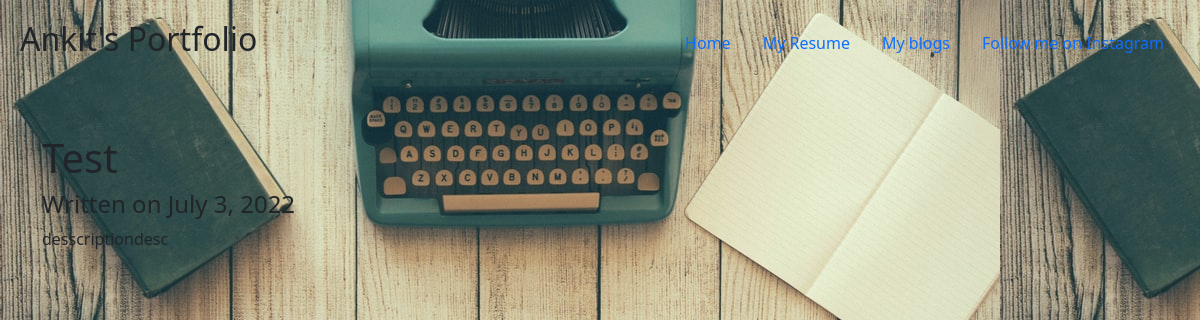
Page /blogs/3/ on the committed database.
### blog/models.py (models this page shows, shortened)
class Blog(models.Model):
    title = models.CharField(max_length=100)
    datestamp = models.DateField()
    description = models.TextField(max_length=500)

### blog/views.py (the view)
# urls.py: path('<int:blog_id>/', views.detail, name='detail'),
def detail(request, blog_id):
    blog = get_object_or_404(Blog, pk=blog_id)
    return render(request, 'blogs/detail.html', {'blog':blog})

### blog/templates/blogs/detail.html (shortened to what this page needs)
{% extends 'portfolio/base.html'%}
{% block content %}
<!DOCTYPE html>
<html lang="en">
<head>
    {% load static %}
</head>
<body style="background-image: url('{% static 'blogs/blog_background.jfif' %}')">
    <div class="container">
        <h1>{{ blog.title }}</h1>
        <h4>Written on {{ blog.datestamp }}</h4>
        <p>{{ blog.description|safe }}</p>
    </div>
</body>
</html>
{% endblock %}

### rows in the picture
Blog: title "Test", datestamp "July 3, 2022", description "desscriptiondesc"
